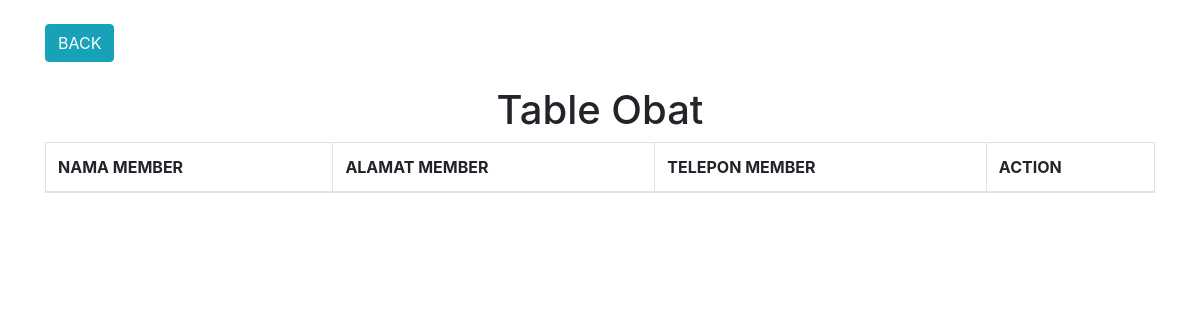
/MasterMember.php, run on an earlier commit of the app's database.
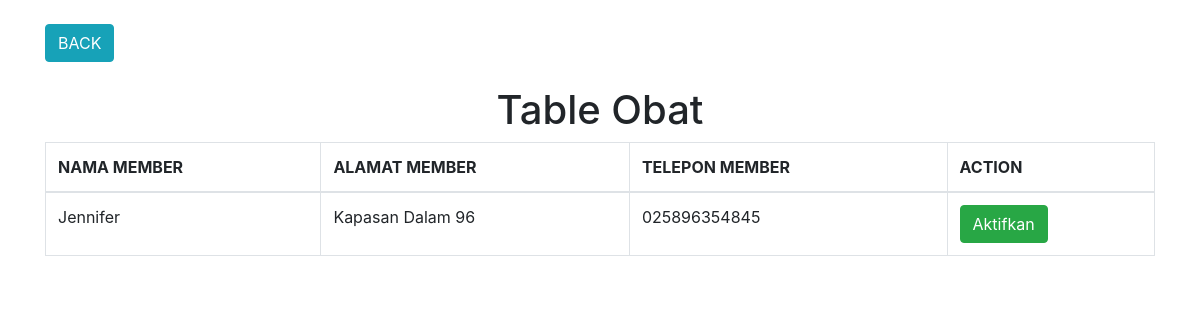
And on a later commit of the database.
### tables this page shows
CREATE TABLE `member` (
  `ID_MEMBER` varchar(10) NOT NULL,
  `NAMA_MEMBER` varchar(255) NOT NULL,
  `ALAMAT_MEMBER` varchar(255) NOT NULL,
  `TELEPON_MEMBER` varchar(13) NOT NULL,
  `EMAIL_MEMBER` varchar(255) NOT NULL,
  `STATUS_MEMBER` int(11) NOT NULL COMMENT '0 = tidak atif, 1 = aktif'
);

### MasterMember.php (the view, shortened to what this page needs)
<?php
    include("conn.php");
?>
<!DOCTYPE html>
<html lang="en">
<head>
    <link rel="stylesheet" href="https://stackpath.bootstrapcdn.com/bootstrap/4.3.1/css/bootstrap.min.css">
</head>
<body>
    <br/>
    <div class="container">
        <form action="AdminPage.php" method="post">
                <button type="submit" class="btn btn-info">BACK</button>
        </form> <br/>
        <center><h1>Table Obat</h1></center>
            <table class="table table-hover table-bordered">
                <thead>
                    <tr>
                        <th>NAMA MEMBER</th>
                        <th>ALAMAT MEMBER</th>
                        <th>TELEPON MEMBER</th>
                        <th>ACTION</th>
                    </tr>
                </thead>
                <tbody>
                    <?php
                        $sql = "SELECT * FROM MEMBER";
                        $result = $conn->query($sql);
                        $ctr = 1;
                        if ($result->num_rows > 0) {
                            while ($row = $result->fetch_assoc()) {
                            ?>
                                <tr>
                                    <td><?= $row["NAMA_MEMBER"]; ?></td>
                                    <td><?= $row["ALAMAT_MEMBER"]; ?></td>
                                    <td><?= $row["TELEPON_MEMBER"]; ?></td>
                                    <td>
                                        <form method="post">
                                            <?php if($row['STATUS_MEMBER'] == "1") {?>
                                                <input type="hidden" name="idx" value="<?= $ctr++ ?>">
                                                <button name="btnNon" type="submit" class="btn btn-danger">Non-aktifkan</button>
                                            <?php } else if($row['STATUS_MEMBER'] == "0"){?>
                                                <input type="hidden" name="idx" value="<?= $ctr++ ?>">
                                                <button name="btnAktif" type="submit" class="btn btn-success">Aktifkan</button>
                                            <?php } ?>
                                        </form>
                                    </td>
                                </tr>
                            <?php
                            }
                        }
                    ?>
                </tbody>
            </table>
        </div>
    </body>
</body>
</html>

What changed in the data, as far as the page shows it:
added member: NAMA_MEMBER "Jennifer", ALAMAT_MEMBER "Kapasan Dalam 96", TELEPON_MEMBER "025896354845"
